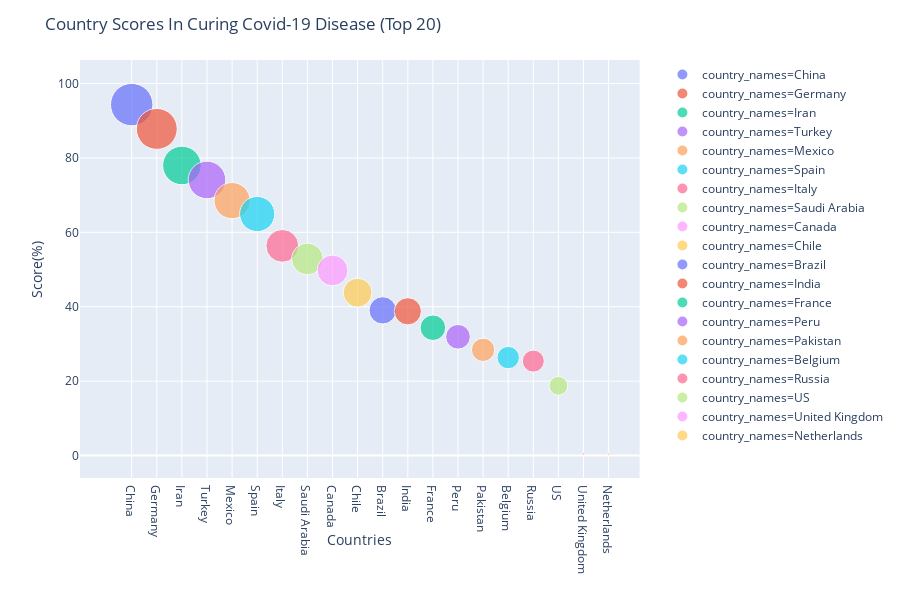

Notebook code cell kept with this figure:
### Markdown cell above
## ***SCORES OF TOP 20 COUNTRIES IN CURING COVID-19 DISEASE***

### Code cell
def countryCurePerformance():
    temp = sorted_country.head(20)
    countryNames = temp["country_region"].tolist()
    performance = [];
    confirmed = temp["confirmed"].tolist(); 
    recovered = temp["recovered"].tolist()
    for i, j in zip(confirmed, recovered):
        performance.append((j/(i)*100))
    df = pd.DataFrame({"country_names" : countryNames, "performance" : performance, "confirmed" : confirmed, "recovered" : recovered}).sort_values("performance", ascending = False)
    fig = px.scatter(df.head(20), x = "country_names", y = "performance", size = "performance", color = "country_names", hover_name = "country_names", size_max = 30)
    fig.update_layout(title = "Country Scores In Curing Covid-19 Disease (Top 20)", xaxis_title = "Countries", yaxis_title = "Score(%)")
    fig.show()
    
countryCurePerformance()

### Figure 1 — Plotly figure (JSON) as saved in the notebook; plotly's stock layout.template omitted (floating-point values rounded to 4 significant figures)
{"data": [{"hoverlabel": {"namelength": 0}, "hovertemplate": "<b>%{hovertext}</b><br><br>country_names=%{x}<br>performance=%{marker.size}", "hovertext": ["China"], "legendgroup": "country_names=China", "marker": {"color": "#636efa", "size": [94.35], "sizemode": "area", "sizeref": 0.1048, "symbol": "circle"}, "mode": "markers", "name": "country_names=China", "showlegend": true, "type": "scatter", "x": ["China"], "xaxis": "x", "y": [94.35], "yaxis": "y"}, {"hoverlabel": {"namelength": 0}, "hovertemplate": "<b>%{hovertext}</b><br><br>country_names=%{x}<br>performance=%{marker.size}", "hovertext": ["Germany"], "legendgroup": "country_names=Germany", "marker": {"color": "#EF553B", "size": [87.81], "sizemode": "area", "sizeref": 0.1048, "symbol": "circle"}, "mode": "markers", "name": "country_names=Germany", "showlegend": true, "type": "scatter", "x": ["Germany"], "xaxis": "x", "y": [87.81], "yaxis": "y"}, {"hoverlabel": {"namelength": 0}, "hovertemplate": "<b>%{hovertext}</b><br><br>country_names=%{x}<br>performance=%{marker.size}", "hovertext": ["Iran"], "legendgroup": "country_names=Iran", "marker": {"color": "#00cc96", "size": [77.99], "sizemode": "area", "sizeref": 0.1048, "symbol": "circle"}, "mode": "markers", "name": "country_names=Iran", "showlegend": true, "type": "scatter", "x": ["Iran"], "xaxis": "x", "y": [77.99], "yaxis": "y"}, {"hoverlabel": {"namelength": 0}, "hovertemplate": "<b>%{hovertext}</b><br><br>country_names=%{x}<br>performance=%{marker.size}", "hovertext": ["Turkey"], "legendgroup": "country_names=Turkey", "marker": {"color": "#ab63fa", "size": [74.09], "sizemode": "area", "sizeref": 0.1048, "symbol": "circle"}, "mode": "markers", "name": "country_names=Turkey", "showlegend": true, "type": "scatter", "x": ["Turkey"], "xaxis": "x", "y": [74.09], "yaxis": "y"}, {"hoverlabel": {"namelength": 0}, "hovertemplate": "<b>%{hovertext}</b><br><br>country_names=%{x}<br>performance=%{marker.size}", "hovertext": ["Mexico"], "legendgroup": "country_names=Mexico", "marker": {"color": "#FFA15A", "size": [68.54], "sizemode": "area", "sizeref": 0.1048, "symbol": "circle"}, "mode": "markers", "name": "country_names=Mexico", "showlegend": true, "type": "scatter", "x": ["Mexico"], "xaxis": "x", "y": [68.54], "yaxis": "y"}, {"hoverlabel": {"namelength": 0}, "hovertemplate": "<b>%{hovertext}</b><br><br>country_names=%{x}<br>performance=%{marker.size}", "hovertext": ["Spain"], "legendgroup": "country_names=Spain", "marker": {"color": "#19d3f3", "size": [64.93], "sizemode": "area", "sizeref": 0.1048, "symbol": "circle"}, "mode": "markers", "name": "country_names=Spain", "showlegend": true, "type": "scatter", "x": ["Spain"], "xaxis": "x", "y": [64.93], "yaxis": "y"}, {"hoverlabel": {"namelength": 0}, "hovertemplate": "<b>%{hovertext}</b><br><br>country_names=%{x}<br>performance=%{marker.size}", "hovertext": ["Italy"], "legendgroup": "country_names=Italy", "marker": {"color": "#FF6692", "size": [56.37], "sizemode": "area", "sizeref": 0.1048, "symbol": "circle"}, "mode": "markers", "name": "country_names=Italy", "showlegend": true, "type": "scatter", "x": ["Italy"], "xaxis": "x", "y": [56.37], "yaxis": "y"}, {"hoverlabel": {"namelength": 0}, "hovertemplate": "<b>%{hovertext}</b><br><br>country_names=%{x}<br>performance=%{marker.size}", "hovertext": ["Saudi Arabia"], "legendgroup": "country_names=Saudi Arabia", "marker": {"color": "#B6E880", "size": [52.85], "sizemode": "area", "sizeref": 0.1048, "symbol": "circle"}, "mode": "markers", "name": "country_names=Saudi Arabia", "showlegend": true, "type": "scatter", "x": ["Saudi Arabia"], "xaxis": "x", "y": [52.85], "yaxis": "y"}, {"hoverlabel": {"namelength": 0}, "hovertemplate": "<b>%{hovertext}</b><br><br>country_names=%{x}<br>performance=%{marker.size}", "hovertext": ["Canada"], "legendgroup": "country_names=Canada", "marker": {"color": "#FF97FF", "size": [49.76], "sizemode": "area", "sizeref": 0.1048, "symbol": "circle"}, "mode": "markers", "name": "country_names=Canada", "showlegend": true, "type": "scatter", "x": ["Canada"], "xaxis": "x", "y": [49.76], "yaxis": "y"}, {"hoverlabel": {"namelength": 0}, "hovertemplate": "<b>%{hovertext}</b><br><br>country_names=%{x}<br>performance=%{marker.size}", "hovertext": ["Chile"], "legendgroup": "country_names=Chile", "marker": {"color": "#FECB52", "size": [43.78], "sizemode": "area", "sizeref": 0.1048, "symbol": "circle"}, "mode": "markers", "name": "country_names=Chile", "showlegend": true, "type": "scatter", "x": ["Chile"], "xaxis": "x", "y": [43.78], "yaxis": "y"}, {"hoverlabel": {"namelength": 0}, "hovertemplate": "<b>%{hovertext}</b><br><br>country_names=%{x}<br>performance=%{marker.size}", "hovertext": ["Brazil"], "legendgroup": "country_names=Brazil", "marker": {"color": "#636efa", "size": [39.03], "sizemode": "area", "sizeref": 0.1048, "symbol": "circle"}, "mode": "markers", "name": "country_names=Brazil", "showlegend": true, "type": "scatter", "x": ["Brazil"], "xaxis": "x", "y": [39.03], "yaxis": "y"}, {"hoverlabel": {"namelength": 0}, "hovertemplate": "<b>%{hovertext}</b><br><br>country_names=%{x}<br>performance=%{marker.size}", "hovertext": ["India"], "legendgroup": "country_names=India", "marker": {"color": "#EF553B", "size": [38.77], "sizemode": "area", "sizeref": 0.1048, "symbol": "circle"}, "mode": "markers", "name": "country_names=India", "showlegend": true, "type": "scatter", "x": ["India"], "xaxis": "x", "y": [38.77], "yaxis": "y"}, {"hoverlabel": {"namelength": 0}, "hovertemplate": "<b>%{hovertext}</b><br><br>country_names=%{x}<br>performance=%{marker.size}", "hovertext": ["France"], "legendgroup": "country_names=France", "marker": {"color": "#00cc96", "size": [34.35], "sizemode": "area", "sizeref": 0.1048, "symbol": "circle"}, "mode": "markers", "name": "country_names=France", "showlegend": true, "type": "scatter", "x": ["France"], "xaxis": "x", "y": [34.35], "yaxis": "y"}, {"hoverlabel": {"namelength": 0}, "hovertemplate": "<b>%{hovertext}</b><br><br>country_names=%{x}<br>performance=%{marker.size}", "hovertext": ["Peru"], "legendgroup": "country_names=Peru", "marker": {"color": "#ab63fa", "size": [31.92], "sizemode": "area", "sizeref": 0.1048, "symbol": "circle"}, "mode": "markers", "name": "country_names=Peru", "showlegend": true, "type": "scatter", "x": ["Peru"], "xaxis": "x", "y": [31.92], "yaxis": "y"}, {"hoverlabel": {"namelength": 0}, "hovertemplate": "<b>%{hovertext}</b><br><br>country_names=%{x}<br>performance=%{marker.size}", "hovertext": ["Pakistan"], "legendgroup": "country_names=Pakistan", "marker": {"color": "#FFA15A", "size": [28.41], "sizemode": "area", "sizeref": 0.1048, "symbol": "circle"}, "mode": "markers", "name": "country_names=Pakistan", "showlegend": true, "type": "scatter", "x": ["Pakistan"], "xaxis": "x", "y": [28.41], "yaxis": "y"}, {"hoverlabel": {"namelength": 0}, "hovertemplate": "<b>%{hovertext}</b><br><br>country_names=%{x}<br>performance=%{marker.size}", "hovertext": ["Belgium"], "legendgroup": "country_names=Belgium", "marker": {"color": "#19d3f3", "size": [26.33], "sizemode": "area", "sizeref": 0.1048, "symbol": "circle"}, "mode": "markers", "name": "country_names=Belgium", "showlegend": true, "type": "scatter", "x": ["Belgium"], "xaxis": "x", "y": [26.33], "yaxis": "y"}, {"hoverlabel": {"namelength": 0}, "hovertemplate": "<b>%{hovertext}</b><br><br>country_names=%{x}<br>performance=%{marker.size}", "hovertext": ["Russia"], "legendgroup": "country_names=Russia", "marker": {"color": "#FF6692", "size": [25.38], "sizemode": "area", "sizeref": 0.1048, "symbol": "circle"}, "mode": "markers", "name": "country_names=Russia", "showlegend": true, "type": "scatter", "x": ["Russia"], "xaxis": "x", "y": [25.38], "yaxis": "y"}, {"hoverlabel": {"namelength": 0}, "hovertemplate": "<b>%{hovertext}</b><br><br>country_names=%{x}<br>performance=%{marker.size}", "hovertext": ["US"], "legendgroup": "country_names=US", "marker": {"color": "#B6E880", "size": [18.74], "sizemode": "area", "sizeref": 0.1048, "symbol": "circle"}, "mode": "markers", "name": "country_names=US", "showlegend": true, "type": "scatter", "x": ["US"], "xaxis": "x", "y": [18.74], "yaxis": "y"}, {"hoverlabel": {"namelength": 0}, "hovertemplate": "<b>%{hovertext}</b><br><br>country_names=%{x}<br>performance=%{marker.size}", "hovertext": ["United Kingdom"], "legendgroup": "country_names=United Kingdom", "marker": {"color": "#FF97FF", "size": [0.44], "sizemode": "area", "sizeref": 0.1048, "symbol": "circle"}, "mode": "markers", "name": "country_names=United Kingdom", "showlegend": true, "type": "scatter", "x": ["United Kingdom"], "xaxis": "x", "y": [0.44], "yaxis": "y"}, {"hoverlabel": {"namelength": 0}, "hovertemplate": "<b>%{hovertext}</b><br><br>country_names=%{x}<br>performance=%{marker.size}", "hovertext": ["Netherlands"], "legendgroup": "country_names=Netherlands", "marker": {"color": "#FECB52", "size": [0.3757], "sizemode": "area", "sizeref": 0.1048, "symbol": "circle"}, "mode": "markers", "name": "country_names=Netherlands", "showlegend": true, "type": "scatter", "x": ["Netherlands"], "xaxis": "x", "y": [0.3757], "yaxis": "y"}], "layout": {"height": 600, "legend": {"itemsizing": "constant", "tracegroupgap": 0}, "margin": {"t": 60}, "title": {"text": "Country Scores In Curing Covid-19 Disease (Top 20)"}, "xaxis": {"anchor": "y", "categoryarray": ["China", "Germany", "Iran", "Turkey", "Mexico", "Spain", "Italy", "Saudi Arabia", "Canada", "Chile", "Brazil", "India", "France", "Peru", "Pakistan", "Belgium", "Russia", "US", "United Kingdom", "Netherlands"], "categoryorder": "array", "domain": [0, 0.98], "title": {"text": "Countries"}}, "yaxis": {"anchor": "x", "domain": [0, 1], "title": {"text": "Score(%)"}}}}
